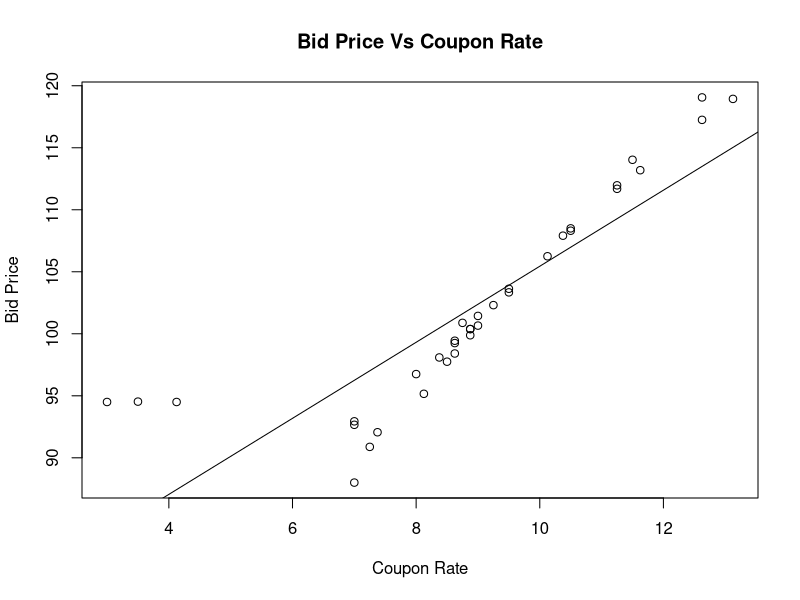
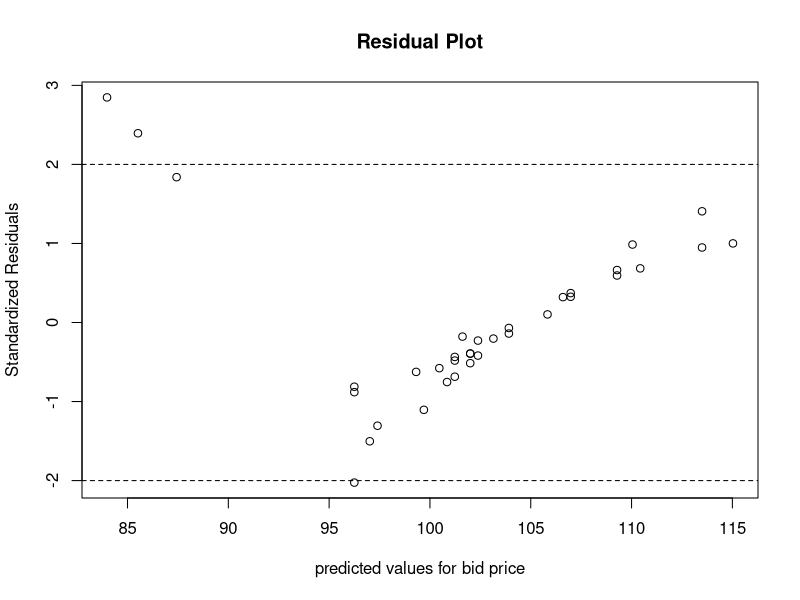
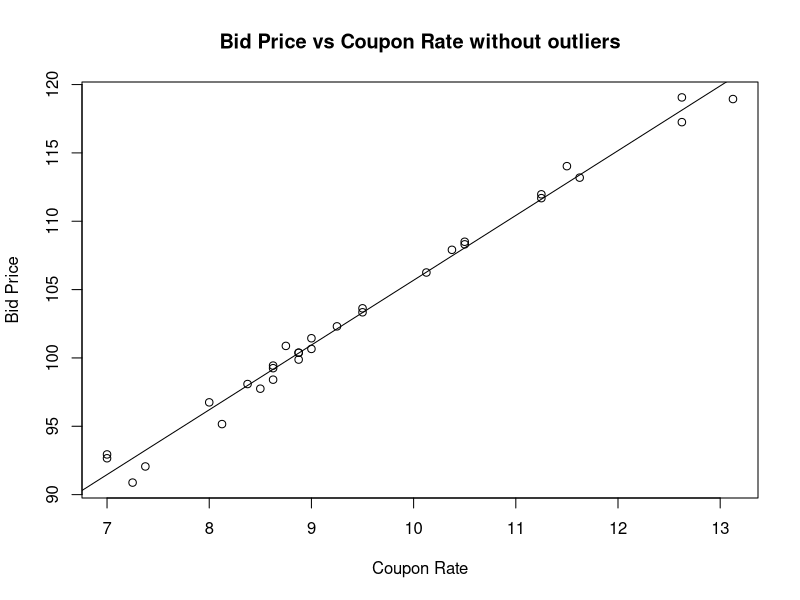

Write the R code that produced these figures, in order.
#reads a file in a table format and creates a data frame from it
setwd("~/r_studio/week 7")


bonds = read.delim("bonds.txt", row.names=1)

#str(bonds)
#summary(bonds) gives mean and five number summary

plot(bonds$CouponRate, bonds$BidPrice,
     main = "Bid Price Vs Coupon Rate",
     xlab = "Coupon Rate",
     ylab = "Bid Price")
 #bondsmod = lm(bonds$BidPrice~bonds$CouponRate)
 #or
#yihat is the bondsmod
#yi = beta0 +beta1 xi
bondsmod = lm(BidPrice~CouponRate, data = bonds)
abline(bondsmod)
summary(bondsmod)
 
#Hypothesis test on coefficients
# alpha = 0.05
# n= 35
# p = 1
# qt(p=1-(alpha/2), df = n-p-1)
# print(qt)

#confidence interval for beta 1 hat
#3.0661-(2.034515*0.3068)
#3.0661+(2.034515*0.3068)
#beta 1 slope is significant

#calculating F-statistic
sse = sum((bonds$BidPrice-bondsmod$fitted.values)^2)
print(sse)

ssr =sum((bondsmod$fitted.values-mean(bonds$BidPrice))^2)
print(ssr)

n = 35#degrees of freedom
fstats = (ssr/sse)*(n-2)
print(fstats)


#identify outliers and anlyse the outlier by every iteration
plot(bondsmod$fitted.values, rstandard(bondsmod),
     main = "Residual Plot",
     xlab = "predicted values for bid price",
     ylab = "Standardized Residuals")
abline(h = 2, lty = 2)
abline(h = -2, lty = 2 )
#we can see confidence levels

identify(bondsmod$fitted.values, rstandard(bondsmod))
#4, 13, 34, 35 outliers

#removing outliers one by one
# Specify the indices of the rows to remove
rows_to_remove = c(35, 13, 4, 34)

# Remove the specified rows from the data frame
bonds_new = bonds[-rows_to_remove, ]


bondsmod1 = lm(bonds_new$BidPrice ~ bonds_new$CouponRate )
print(summary(bondsmod1))


plot(bonds$CouponRate[-c(4,34,13,35)],
     bonds$BidPrice[-c(4,13,34,35)],
     main = "Bid Price vs Coupon Rate without outliers",
     xlab = "Coupon Rate",
     ylab = "Bid Price")
abline(bondsmod1)
#aaaaaaaaaaaaaaaaaaaaaaaaaaaaa
#assignment sum

# Read the data from the "bonds.txt" file
bonds <- read.table("bonds.txt", header = TRUE)

# Fit a linear regression model
model <- lm(BidPrice ~ CouponRate, data = bonds)

# Predict the bid price for a bond with a coupon rate of 3
coupon_rate <- 3
predicted_bid_price <- predict(model, newdata = data.frame(CouponRate = coupon_rate))

# Find the actual bid price for a bond with a coupon rate of 3
actual_bid_price <- bonds$BidPrice[bonds$CouponRate == coupon_rate]

# Calculate the residual error
residual_error <- actual_bid_price - predicted_bid_price

residual_error

#assignment sum
# Given data
x <- c(80, 75, 85, 70, 65)
y <- c(85, 70, 80, 95, 70)

# Calculate mean of y
mean_y <- mean(y)

# Calculate SST
SST <- sum((y - mean_y)^2)

# Calculate predicted values from the model
predicted_y <- 0.2 * x + 60

# Calculate SSR
SSR <- sum((predicted_y - mean_y)^2)

# Calculate R^2
R_squared <- SSR / SST

# Calculate Adjusted R^2
n <- length(y)
p <- 1  # We have only one predictor (x)
adjusted_R_squared <- 1 - ((1 - R_squared) * (n - 1) / (n - p - 1))


